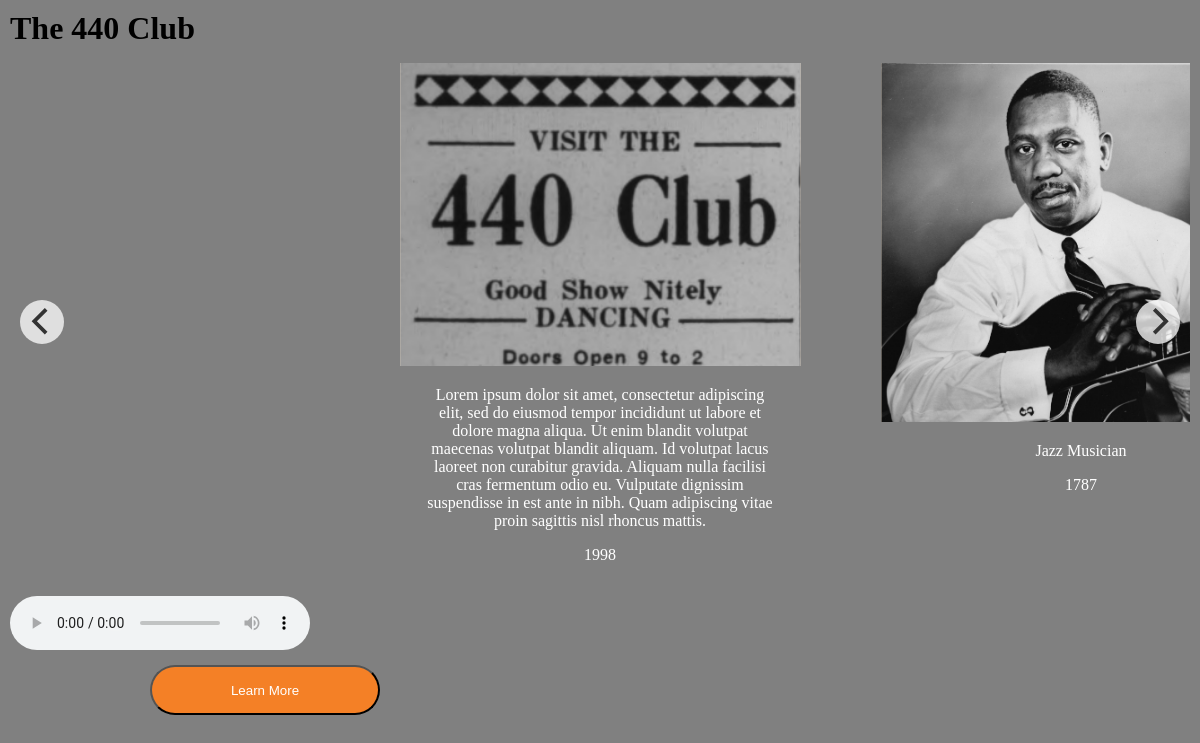
Page /qr-code.php?location_id=1 on the committed database.
### tables this page shows
CREATE TABLE `locations` (
  `location_id` int(11) NOT NULL,
  `location_name` varchar(75) NOT NULL,
  `location_address` varchar(200) DEFAULT NULL,
  `location_city` varchar(50) DEFAULT NULL,
  `location_state` char(2) DEFAULT NULL,
  `location_zip` char(5) DEFAULT NULL,
  `category_id` int(11) DEFAULT NULL,
  `creator_admin_id` int(11) DEFAULT NULL,
  `last_editor_admin_id` int(11) DEFAULT NULL,
  `last_updated` timestamp NOT NULL DEFAULT current_timestamp() ON UPDATE current_timestamp(),
  `location_description` varchar(100) DEFAULT NULL
);

CREATE TABLE `photos` (
  `photo_id` int(11) NOT NULL,
  `photo_file` varchar(100) NOT NULL,
  `photo_description` varchar(500) DEFAULT NULL,
  `photo_year` int(11) DEFAULT NULL,
  `location_id` int(11) DEFAULT NULL,
  `chapter_id` int(11) DEFAULT NULL
);

### includes/database.php (called while the page is built, shortened)
<?php
$tblLocations = "locations";
$tblChapters = "chapters";
$tblPhotos = "photos";
$tblAudios = "audios";

### qr-code.php (the view, shortened to what this page needs)
<?php
require_once('includes/web.php');
require 'includes/database.php';
$id = filter_input(INPUT_GET, "location_id", FILTER_SANITIZE_NUMBER_INT);
$sql = "SELECT *
 FROM $tblLocations, $tblChapters
 WHERE locations.location_id = chapters.chapter_location
 AND location_id=$id";
$sql_photos = "SELECT *
 FROM  $tblPhotos
 WHERE photos.location_id=$id AND photos.chapter_id=$id";
$sql_audio = "SELECT *
 FROM  $tblChapters, $tblAudios
 WHERE chapters.chapter_location = audios.chapter_id";
$query = $conn->query($sql);
$query_photos = $conn->query($sql_photos);
$query_audios = $conn->query($sql_audio);
$row = $query->fetch_assoc();
$row_audio = $query_audios->fetch_assoc();
?>
<body class="qr-body">
<h1 id="qr-head"><?= $row['location_name'] ?></h1>
<div class="gallery js-flickity"
     data-flickity-options='{ "wrapAround": true }'>
    <?php while($row_photos = $query_photos->fetch_assoc()) {?>
    <div class="gallery-cell2">
        <div id="qr-img" style="background-image: url(<?= $row_photos['photo_file'] ?>); background-size:cover; background-position: top;  background-repeat: no-repeat;"></div>
        <p class="qr-des"><?= $row_photos['photo_description'] ?></p>
        <p class="qr-year"><?= $row_photos['photo_year'] ?></p>
    </div>
    <?php } ?>
</div>
<audio controls >
    <source src="<?= $row_audio['audio_file'] ?>">
</audio>
<a href="landmark-detail.php?location_id=<?= $row['location_id'] ?>" >
    <button class="qr-button">
        Learn More
    </button>
</a>
</body>

### www/css/styles.css (style rules this page uses)
* { margin: 0; padding: 0; -webkit-box-sizing: border-box; box-sizing: border-box; }
html, body { height: 100%; }
h1, h2, h3, h4, h5, h6, p { margin-bottom: 16px; }
#qr-head { font-family: LM; }
.qr-body { background-color: gray; margin: 10px; display: -webkit-box; display: -ms-flexbox; display: flex; -webkit-box-orient: vertical; -webkit-box-direction: normal; -ms-flex-direction: column; flex-direction: column; }
.qr-button { width: 230px; height: 50px; margin: 15px 0; border-radius: 25px; background-color: #F48026; color: white; position: relative; left: 140px; }
.qr-des { position: relative; top: 20px; width: 350px; color: white; }
.qr-year { margin-top: 20px; position: relative; left: 0; color: white; }
.gallery-cell2 { display: -webkit-box; display: -ms-flexbox; display: flex; -webkit-box-orient: vertical; -webkit-box-direction: normal; -ms-flex-direction: column; flex-direction: column; -webkit-box-align: center; -ms-flex-align: center; align-items: center; text-align: center; width: 471px; height: 517px; margin-right: 10px; }
#qr-img { height: 359px; width: 400px; background-color: antiquewhite; }

### www/css/flickity.css (style rules this page uses)
.flickity-enabled { position: relative; }
.flickity-enabled.is-draggable { -webkit-tap-highlight-color: transparent; -webkit-user-select: none; -moz-user-select: none; -ms-user-select: none; user-select: none; }

### rows in the picture
locations: location_name "The 440 Club"
photos: photo_file (picture), photo_description "Lorem ipsum dolor sit amet, consectetur adipiscing elit, sed do eiusmod tempor incididunt ut labore et dolore magna aliqua. Ut enim blandit volutpat maecenas volutpat blandit aliquam. Id volutpat lacus laoreet non curabitur gravida. Aliquam nulla facilisi cras fermentum odio eu. Vulputate dignissim suspendisse in est ante in nibh. Quam adipiscing vitae proin sagittis nisl rhoncus mattis.", photo_year "1998"
photos: photo_file (picture), photo_description "Jazz Musician", photo_year "1787"
